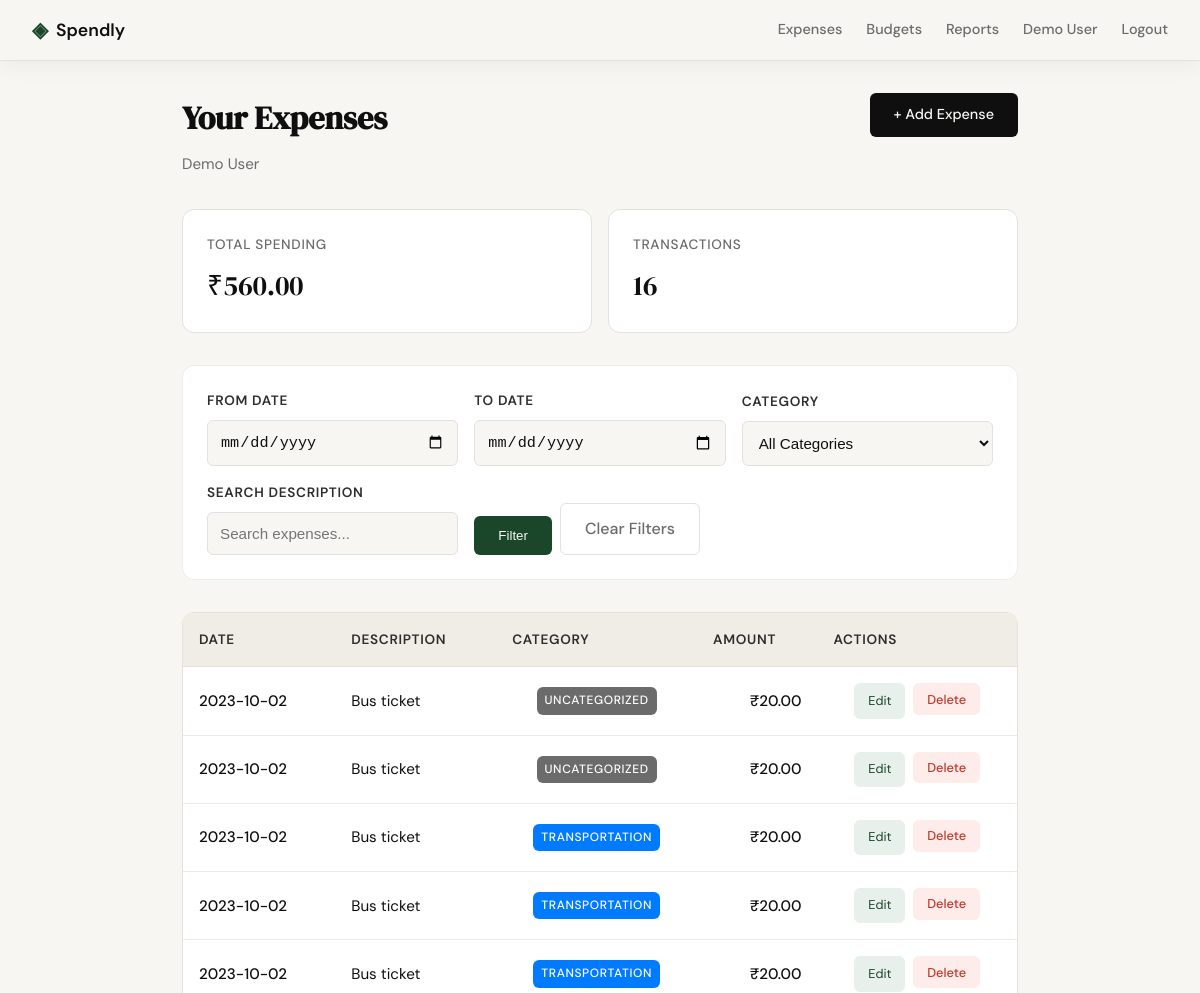
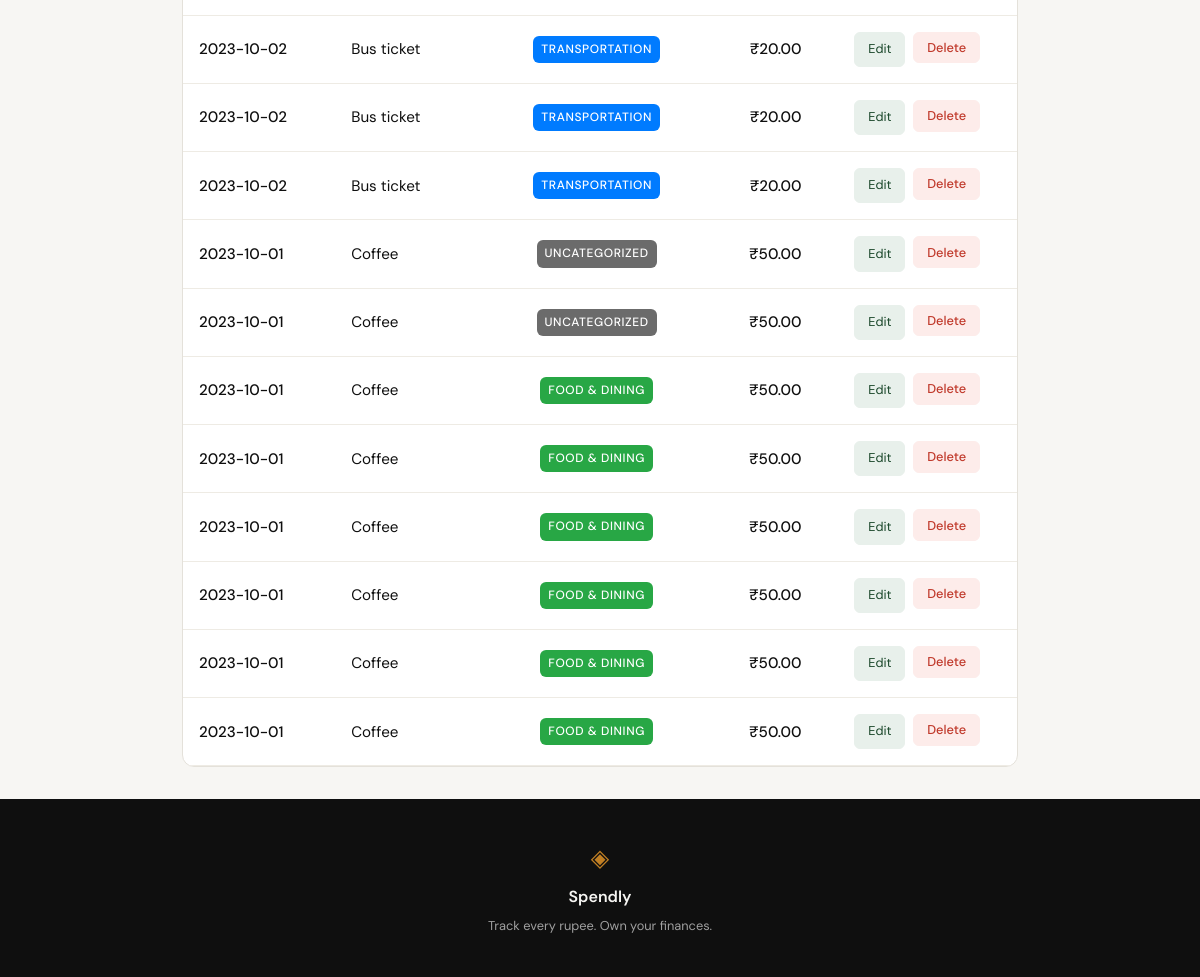
The app's page /expenses (signed in), older data (2 pictures, top to bottom).
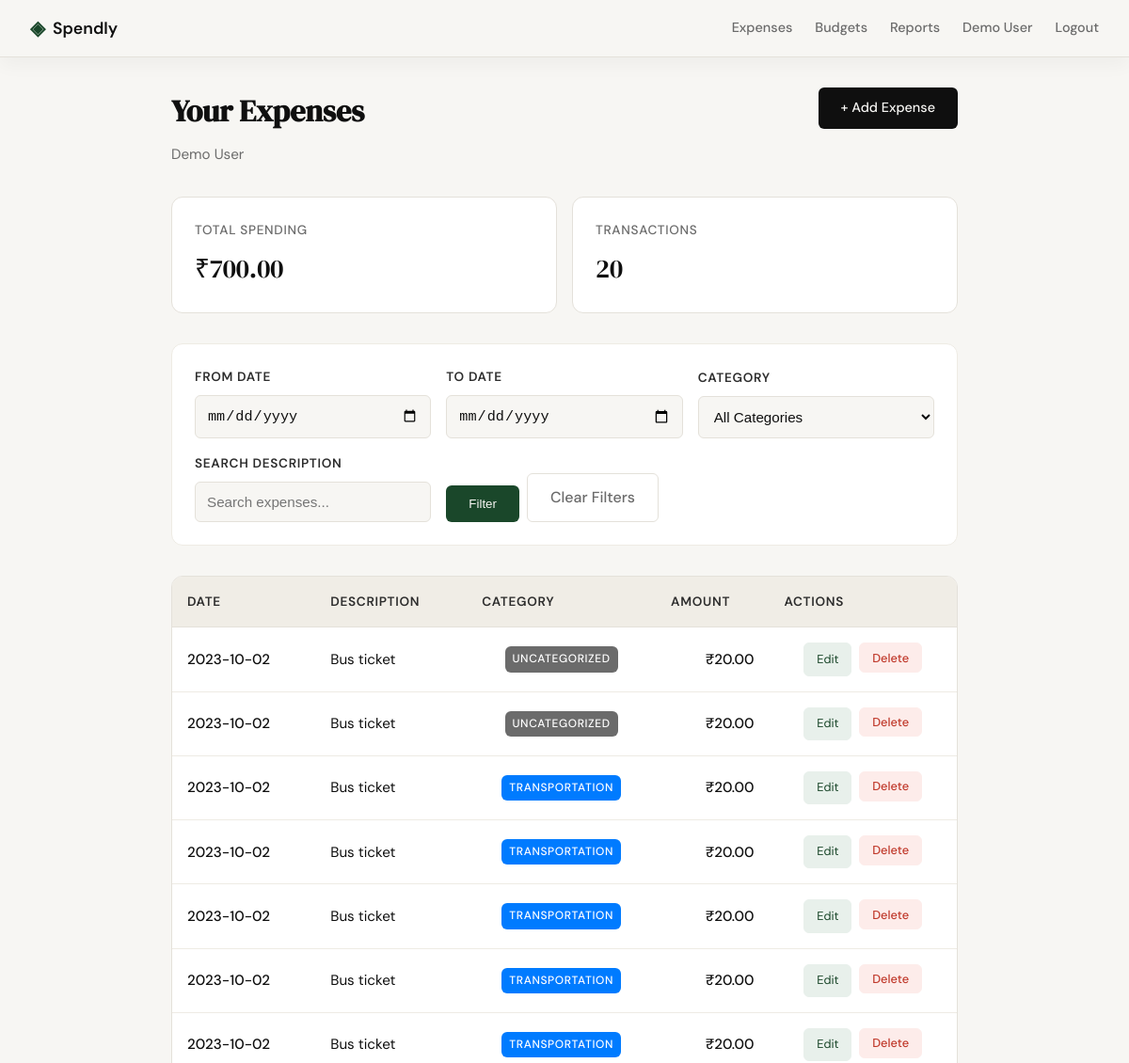
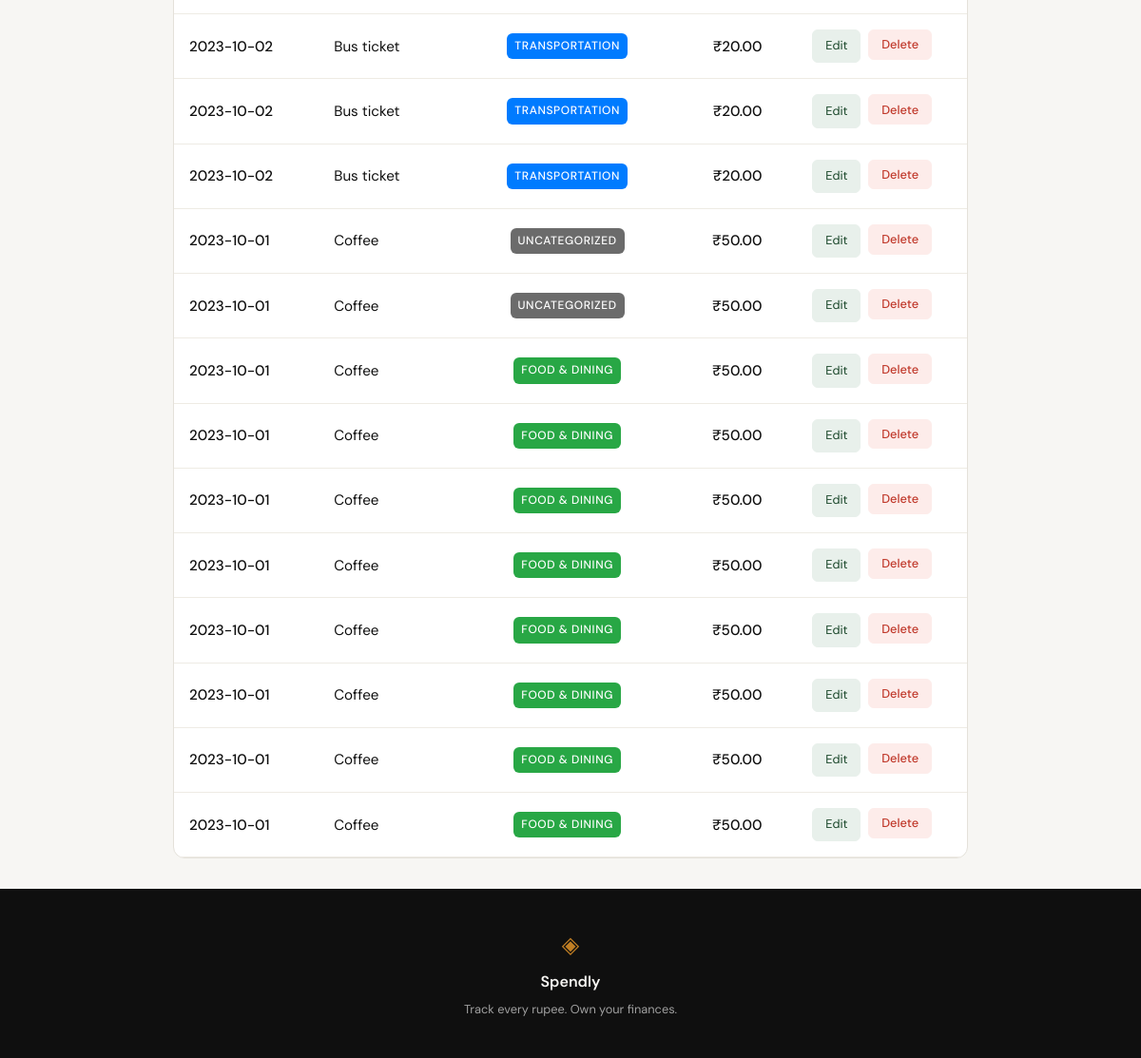
The same page, newer data (2 pictures, top to bottom).
### tables this page shows
CREATE TABLE users (
            id INTEGER PRIMARY KEY AUTOINCREMENT,
            name TEXT NOT NULL,
            email TEXT UNIQUE NOT NULL,
            password_hash TEXT NOT NULL
        , avatar TEXT DEFAULT 'avatars/avatar1.svg');

CREATE TABLE expenses (
            id INTEGER PRIMARY KEY AUTOINCREMENT,
            user_id INTEGER NOT NULL,
            amount REAL NOT NULL,
            description TEXT,
            date TEXT NOT NULL, category_id INTEGER REFERENCES categories (id),
            FOREIGN KEY (user_id) REFERENCES users (id)
        );

CREATE TABLE categories (
            id INTEGER PRIMARY KEY AUTOINCREMENT,
            name TEXT UNIQUE NOT NULL,
            color TEXT DEFAULT '#007bff'
        );

### expense-tracker/app.py (the view)
@app.route("/expenses")
def expenses():
    if "user_id" not in session:
        return redirect(url_for("login"))
    db = get_db()
    user = db.execute("SELECT * FROM users WHERE id = ?", (session["user_id"],)).fetchone()
    date_from = request.args.get('date_from', '').strip()
    date_to = request.args.get('date_to', '').strip()
    category_id = request.args.get('category', '').strip()
    search = request.args.get('search', '').strip()
    query = """
        SELECT e.*, c.name as category_name, c.color as category_color
        FROM expenses e
        LEFT JOIN categories c ON e.category_id = c.id
        WHERE e.user_id = ?
    """
    params = [session["user_id"]]
    if date_from:
        query += " AND e.date >= ?"
        params.append(date_from)
    if date_to:
        query += " AND e.date <= ?"
        params.append(date_to)
    if category_id:
        query += " AND e.category_id = ?"
        params.append(category_id)
    if search:
        query += " AND e.description LIKE ?"
        params.append(f"%{search}%")
    query += " ORDER BY e.date DESC"
    expenses_list = db.execute(query, params).fetchall()
    categories = db.execute("SELECT * FROM categories ORDER BY name").fetchall()
    current_month = datetime.now().strftime('%Y-%m')
    month_total_row = db.execute(
        "SELECT SUM(amount) as total FROM expenses WHERE user_id = ? AND strftime('%Y-%m', date) = ?",
        (session['user_id'], current_month)
    ).fetchone()
    month_total = month_total_row['total'] or 0
    budgets = db.execute(
        "SELECT b.*, c.name AS category_name FROM budgets b LEFT JOIN categories c ON b.category_id = c.id WHERE b.user_id = ?",
        (session['user_id'],)
    ).fetchall()
    budget_warnings = []
    for budget in budgets:
        budget_amount = budget['amount']
        budget_label = budget['category_name'] or 'Overall monthly'
        if budget['category_id'] is None:
            current_value = month_total
        else:
            category_row = db.execute(
                "SELECT SUM(amount) as total FROM expenses WHERE user_id = ? AND category_id = ? AND strftime('%Y-%m', date) = ?",
                (session['user_id'], budget['category_id'], current_month)
            ).fetchone()
            current_value = category_row['total'] or 0
        if current_value >= budget_amount:
            budget_warnings.append(
                f"Budget exceeded for {budget_label}: ₹{current_value:.2f} / ₹{budget_amount:.2f}."
            )
        elif current_value >= budget_amount * 0.9:
            budget_warnings.append(
                f"Approaching budget for {budget_label}: ₹{current_value:.2f} / ₹{budget_amount:.2f}."
            )
    db.close()
    if not user:
        session.clear()
        return redirect(url_for("login"))
    total_spent = sum(exp["amount"] for exp in expenses_list)
    return render_template("expenses.html", user=user, expenses=expenses_list,
                         total_spent=total_spent, categories=categories,
                         budget_warnings=budget_warnings)

### expense-tracker/database/db.py (called while the page is built)
def get_db():
    conn = sqlite3.connect('expenses.db')
    conn.row_factory = sqlite3.Row
    conn.execute('PRAGMA foreign_keys = ON')
    return conn

### expense-tracker/templates/expenses.html (shortened to what this page needs)
{% extends "base.html" %}
{% block content %}
<div class="expenses-container">
    <div class="expenses-header">
        <div class="expenses-title-section">
            <h1>Your Expenses</h1>
            <p class="expenses-user">{{ user['name'] }}</p>
        </div>
        <a href="{{ url_for('add_expense') }}" class="btn-primary">+ Add Expense</a>
    </div>
    <div class="expenses-summary">
        <div class="summary-card">
            <span class="summary-label">Total Spending</span>
            <span class="summary-value">₹{{ "%.2f"|format(total_spent) }}</span>
        </div>
        <div class="summary-card">
            <span class="summary-label">Transactions</span>
            <span class="summary-value">{{ expenses|length }}</span>
        </div>
    </div>
    <div class="filters-section">
        <form method="GET" class="filters-form">
            <div class="filter-group">
                <label for="date_from">From Date</label>
                <input type="date" id="date_from" name="date_from"
                       value="{{ request.args.get('date_from', '') }}" class="filter-input">
            </div>
            <div class="filter-group">
                <label for="date_to">To Date</label>
                <input type="date" id="date_to" name="date_to"
                       value="{{ request.args.get('date_to', '') }}" class="filter-input">
            </div>
            <div class="filter-group">
                <label for="category">Category</label>
                <select id="category" name="category" class="filter-input">
                    <option value="">All Categories</option>
                </select>
            </div>
            <div class="filter-group">
                <label for="search">Search Description</label>
                <input type="text" id="search" name="search"
                       placeholder="Search expenses..."
                       value="{{ request.args.get('search', '') }}" class="filter-input">
            </div>
            <div class="filter-actions">
                <button type="submit" class="btn-filter">Filter</button>
                <a href="{{ url_for('expenses') }}" class="btn-clear">Clear Filters</a>
            </div>
        </form>
    </div>
    <div class="expenses-list">
        {% if expenses %}
            <table class="expenses-table">
                <thead>
                    <tr>
                        <th>Date</th>
                        <th>Description</th>
                        <th>Category</th>
                        <th class="amount-col">Amount</th>
                        <th class="actions-col">Actions</th>
                    </tr>
                </thead>
                <tbody>
                    {% for expense in expenses %}
                    <tr class="expense-row">
                        <td class="date-cell">{{ expense['date'] }}</td>
                        <td class="desc-cell">{{ expense['description'] or '—' }}</td>
                        <td class="category-cell">
                            {% if expense['category_name'] %}
                                <span class="category-badge" style="background-color: {{ expense['category_color'] }};">
                                    {{ expense['category_name'] }}
                                </span>
                            {% else %}
                                <span class="category-badge category-uncategorized">Uncategorized</span>
                            {% endif %}
                        </td>
                        <td class="amount-cell">₹{{ "%.2f"|format(expense['amount']) }}</td>
                        <td class="actions-cell">
                            <a href="{{ url_for('edit_expense', id=expense['id']) }}" class="btn-row-edit">Edit</a>
                            <form method="POST" action="{{ url_for('delete_expense', id=expense['id']) }}" style="display: inline;"
                                  onsubmit="return confirm('Delete this expense?')">
                                <button type="submit" class="btn-row-delete">Delete</button>
                            </form>
                        </td>
                    </tr>
                    {% endfor %}
                </tbody>
            </table>
        {% else %}
            <div class="empty-state">
                <p class="empty-title">No expenses yet</p>
                <p class="empty-text">Start tracking your spending by adding your first expense.</p>
                <a href="{{ url_for('add_expense') }}" class="btn-primary">Add Your First Expense</a>
            </div>
        {% endif %}
    </div>
</div>
{% endblock %}

### expense-tracker/templates/base.html (shortened to what this page needs)
<!DOCTYPE html>
<html lang="en">
<head>
    <link rel="stylesheet" href="{{ url_for('static', filename='css/style.css') }}">
</head>
<body>
    <nav class="navbar">
        <div class="nav-inner">
            <a href="{{ url_for('landing') }}" class="nav-brand">
                <span class="brand-icon">◈</span>
                <span class="brand-name">Spendly</span>
            </a>
            <div class="nav-links">
                {% if session.get('user_id') %}
                    <a href="{{ url_for('expenses') }}">Expenses</a>
                    <a href="{{ url_for('budgets') }}">Budgets</a>
                    <a href="{{ url_for('reports') }}">Reports</a>
                    <a href="{{ url_for('profile') }}">{{ session.get('user_name', 'Profile') }}</a>
                    <a href="{{ url_for('logout') }}">Logout</a>
                {% else %}
                    <a href="{{ url_for('login') }}">Sign in</a>
                    <a href="{{ url_for('register') }}" class="nav-cta">Get started</a>
                {% endif %}
            </div>
        </div>
    </nav>
    <main class="main-content">
        {% block content %}{% endblock %}
    </main>
    <footer class="footer">
        <div class="footer-inner">
            <span class="brand-icon">◈</span>
            <span class="footer-name">Spendly</span>
            <p class="footer-copy">Track every rupee. Own your finances.</p>
        </div>
    </footer>
</body>
</html>

### expense-tracker/static/css/style.css (style rules this page uses)
:root { --ink: #0f0f0f; --ink-soft: #2d2d2d; --ink-muted: #6b6b6b; --ink-faint: #a0a0a0; --paper: #f7f6f3; --paper-warm: #f0ede6; --paper-card: #ffffff; --accent: #1a472a; --accent-light: #e8f0eb; --accent-2: #c17f24; --accent-2-light: #fdf3e3; --danger: #c0392b; --danger-light: #fdecea; --border: #e4e1da; --border-soft: #eeebe4; --font-display: 'DM Serif Display', Georgia, serif; --font-body: 'DM Sans', system-ui, sans-serif; --max-width: 1200px; --auth-width: 440px; --radius-sm: 6px; --radius-md: 12px; --radius-lg: 20px; }
*, *::before, *::after { box-sizing: border-box; margin: 0; padding: 0; }
html { font-size: 16px; scroll-behavior: smooth; }
body { background: var(--paper); color: var(--ink); font-family: var(--font-body); font-size: 1rem; line-height: 1.6; -webkit-font-smoothing: antialiased; }
a { color: inherit; text-decoration: none; }
.navbar { position: sticky; top: 0; z-index: 100; background: var(--paper); border-bottom: 1px solid var(--border); box-shadow: 0 8px 20px rgba(15, 15, 15, 0.04); padding: 0 2rem; }
.nav-inner { max-width: var(--max-width); margin: 0 auto; height: 60px; display: flex; align-items: center; justify-content: space-between; }
.nav-brand { display: flex; align-items: center; gap: 0.5rem; font-family: var(--font-body); font-weight: 600; font-size: 1.1rem; color: var(--ink); }
.brand-icon { color: var(--accent); font-size: 1.3rem; }
.brand-name { color: var(--ink); }
.nav-links { display: flex; align-items: center; gap: 1.5rem; font-size: 0.9rem; font-weight: 500; }
.nav-links a { color: var(--ink-muted); transition: color 0.2s, background 0.2s, transform 0.2s; }
.main-content { min-height: calc(100vh - 60px - 100px); }
.btn-primary { display: inline-block; background: var(--ink); color: var(--paper); padding: 0.65rem 1.5rem; border-radius: var(--radius-sm); font-family: var(--font-body); font-size: 0.9rem; font-weight: 500; cursor: pointer; border: none; transition: background 0.2s; text-decoration: none; }
.footer { background: var(--ink); color: var(--paper); padding: 2.5rem 2rem; text-align: center; }
.footer-inner { display: flex; flex-direction: column; align-items: center; gap: 0.4rem; }
.footer .brand-icon { color: var(--accent-2); font-size: 1.5rem; }
.footer-name { font-weight: 600; font-size: 1rem; }
.footer-copy { font-size: 0.8rem; color: var(--ink-faint); }

Row changes from the older to the newer data that the page shows:
added expenses: date "2023-10-02", description "Bus ticket", category_name "TRANSPORTATION", amount "20.00"
added expenses: date "2023-10-02", description "Bus ticket", category_name "TRANSPORTATION", amount "20.00"
added expenses: date "2023-10-01", description "Coffee", category_name "FOOD & DINING", amount "50.00"
added expenses: date "2023-10-01", description "Coffee", category_name "FOOD & DINING", amount "50.00"
Text that changed along with them:
{{ "%.2f"|format(total_spent) }}: "560.00" → "700.00"
{{ expenses|length }}: "16" → "20"
